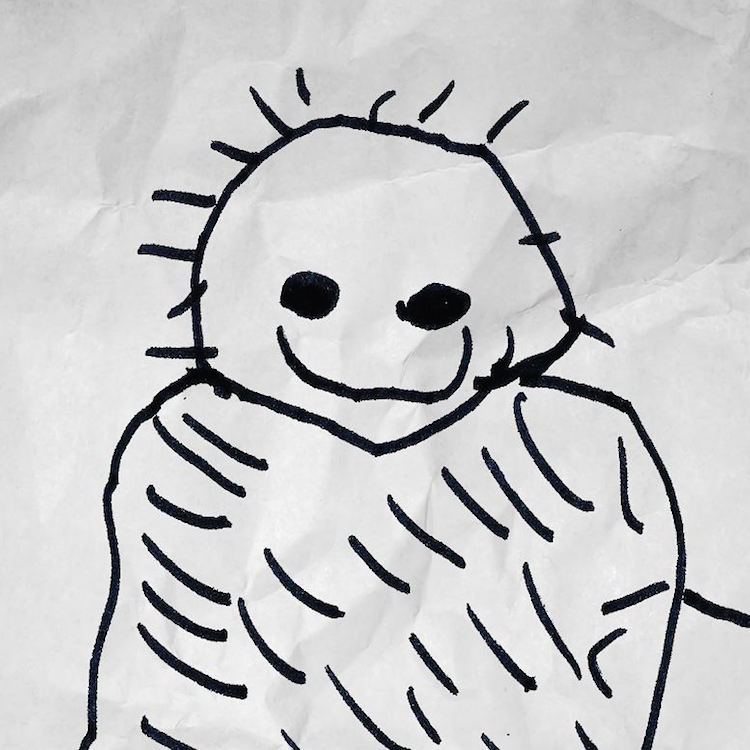
#> input picture funny-kids-drawings-things-i-have-drawn-8.jpg, 750 x 750 px, given in place of the camera
$ python objectMidfinder.py   (older library calls are emulated)
#> lines starting #> are read from the running program, lines starting #| are printed output that depends on the picture
'''
Object detection and tracking with OpenCV
    ==> Turning a LED on detection and
    ==> Printing object position Coordinates

    Based on original tracking object code developed by Adrian Rosebrock
    Visit original post: https://www.pyimagesearch.com/2016/05/09/opencv-rpi-gpio-and-gpio-zero-on-the-raspberry-pi/

Developed by Marcelo Rovai - MJRoBot.org @ 9Feb2018
'''

# import the necessary packages
from __future__ import print_function
from imutils.video import VideoStream
import imutils
import time
import cv2
import os


# print object coordinates
def mapObjectPosition(x, y):
    print("[INFO] Object Center coordenates at X0 = {0} and Y0 =  {1}".format(x, y))


# initialize the video stream and allow the camera sensor to warmup
print("[INFO] waiting for camera to warmup...")
vs = VideoStream(0).start()
time.sleep(2.0)

# define the lower and upper boundaries of the object
# to be tracked in the HSV color space
colorLower = (24, 100, 100)
colorUpper = (44, 255, 255)

# Start with LED off

ledOn = False

# loop over the frames from the video stream
while True:
    # grab the next frame from the video stream, Invert 180o, resize the
    # frame, and convert it to the HSV color space
    frame = vs.read()
#> frame is the input picture: shape (750, 750, 3); mean B, G, R 200.9, 200, 199.7
    frame = imutils.resize(frame, width=500)
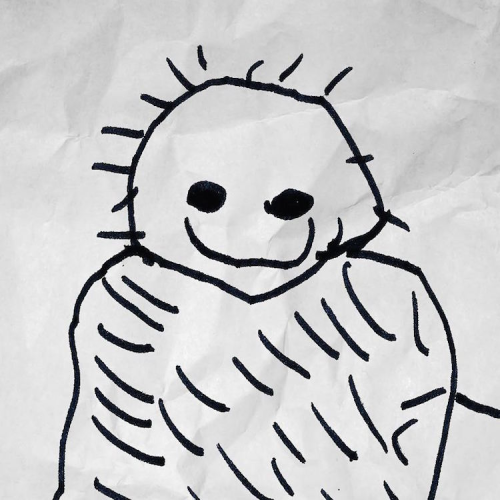
#> frame: shape (500, 500, 3); mean B, G, R 200.9, 200, 199.7
    frame = imutils.rotate(frame, angle=180)
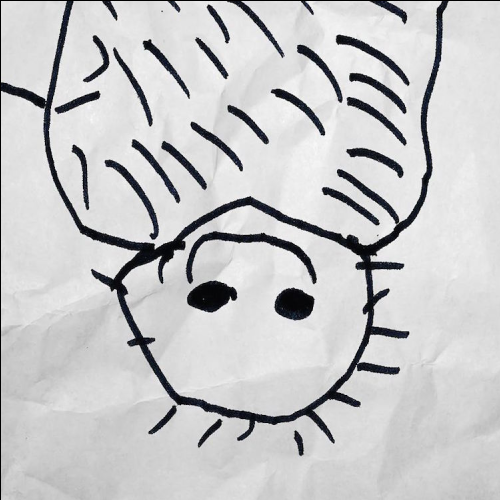
#> frame: shape (500, 500, 3); mean B, G, R 200.1, 199.1, 198.9
    hsv = cv2.cvtColor(frame, cv2.COLOR_BGR2HSV)
#> hsv: shape (500, 500, 3); mean H, S, V 24.1, 8.9, 200.2

    # construct a mask for the object color, then perform
    # a series of dilations and erosions to remove any small
    # blobs left in the mask
    mask = cv2.inRange(hsv, colorLower, colorUpper)
#> mask: shape (500, 500); every value is 0
    mask = cv2.erode(mask, None, iterations=2)
    mask = cv2.dilate(mask, None, iterations=2)

    # find contours in the mask and initialize the current
    # (x, y) center of the object
    cnts = cv2.findContours(mask.copy(), cv2.RETR_EXTERNAL,
                            cv2.CHAIN_APPROX_SIMPLE)
#> cnts = 0 contours
    cnts = cnts[0] if imutils.is_cv2() else cnts[1]
#> cnts = []
    center = None

    # only proceed if at least one contour was found
    if len(cnts) > 0:
        # find the largest contour in the mask, then use
        # it to compute the minimum enclosing circle and
        # centroid
        c = max(cnts, key=cv2.contourArea)
        ((x, y), radius) = cv2.minEnclosingCircle(c)
        M = cv2.moments(c)
        center = (int(M["m10"] / M["m00"]), int(M["m01"] / M["m00"]))

        # only proceed if the radius meets a minimum size
        if radius > 10:
            # draw the circle and centroid on the frame,
            # then update the list of tracked points
            cv2.circle(frame, (int(x), int(y)), int(radius),
                       (0, 255, 255), 2)
            cv2.circle(frame, center, 5, (0, 0, 255), -1)

            # position Servo at center of circle
            mapObjectPosition(int(x), int(y))

            # if the led is not already on, turn the LED on
            if not ledOn:

                ledOn = True

    # if the ball is not detected, turn the LED off
    elif ledOn:

        ledOn = False

    # show the frame to our screen
    cv2.imshow("Frame", frame)

    # if [ESC] key is pressed, stop the loop
    key = cv2.waitKey(1) & 0xFF
#> (key Esc is pressed here)
    if key == 27:
        break

# do a bit of cleanup
print("\n [INFO] Exiting Program and cleanup stuff \n")
cv2.destroyAllWindows()
vs.stop()
